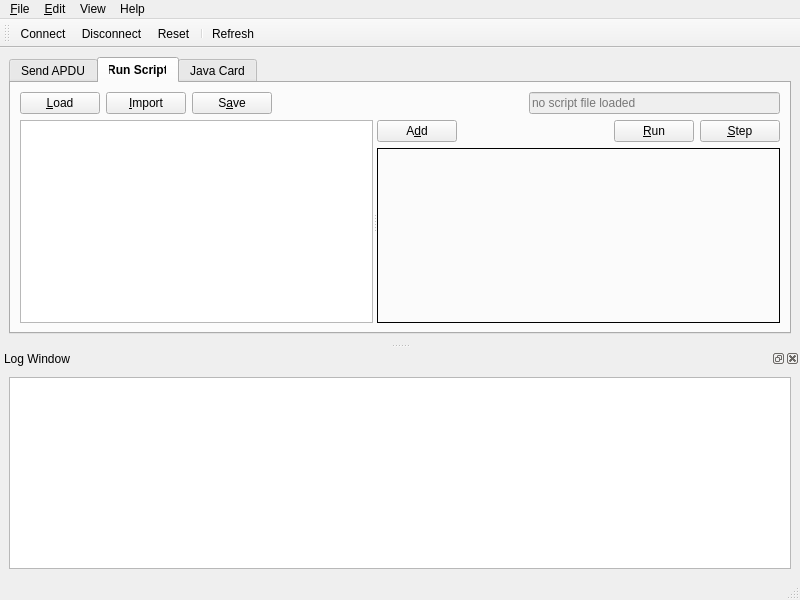
<?xml version="1.0" encoding="UTF-8"?>
<ui version="4.0">
 <class>MainWindow</class>
 <widget class="QMainWindow" name="MainWindow">
  <property name="geometry">
   <rect>
    <x>0</x>
    <y>0</y>
    <width>800</width>
    <height>600</height>
   </rect>
  </property>
  <property name="windowTitle">
   <string>MainWindow</string>
  </property>
  <widget class="QWidget" name="centralwidget">
   <layout class="QVBoxLayout" name="verticalLayout">
    <item>
     <widget class="QTabWidget" name="tabWidget">
      <property name="styleSheet">
       <string notr="true">QTabBar::tab:selected {
    font-weight: bold;
}</string>
      </property>
      <property name="tabShape">
       <enum>QTabWidget::TabShape::Rounded</enum>
      </property>
      <property name="currentIndex">
       <number>1</number>
      </property>
      <property name="elideMode">
       <enum>Qt::TextElideMode::ElideNone</enum>
      </property>
      <property name="tabBarAutoHide">
       <bool>false</bool>
      </property>
      <widget class="QWidget" name="tabSendApdu">
       <attribute name="title">
        <string>Send APDU</string>
       </attribute>
       <layout class="QVBoxLayout" name="verticalLayout_5">
        <item>
         <layout class="QHBoxLayout" name="horizontalLayoutTop">
          <item>
           <widget class="QPushButton" name="sendApduButtonLoad">
            <property name="text">
             <string>&amp;Load</string>
            </property>
           </widget>
          </item>
          <item>
           <widget class="QPushButton" name="sendApduButtonSave">
            <property name="text">
             <string>S&amp;ave</string>
            </property>
           </widget>
          </item>
          <item>
           <spacer name="horizontalSpacerButtons">
            <property name="orientation">
             <enum>Qt::Orientation::Horizontal</enum>
            </property>
            <property name="sizeHint" stdset="0">
             <size>
              <width>40</width>
              <height>20</height>
             </size>
            </property>
           </spacer>
          </item>
         </layout>
        </item>
        <item>
         <widget class="QLineEdit" name="sendApduLineEditFilename">
          <property name="enabled">
           <bool>false</bool>
          </property>
          <property name="focusPolicy">
           <enum>Qt::FocusPolicy::NoFocus</enum>
          </property>
          <property name="autoFillBackground">
           <bool>false</bool>
          </property>
          <property name="styleSheet">
           <string notr="true">color: black;</string>
          </property>
          <property name="readOnly">
           <bool>true</bool>
          </property>
          <property name="placeholderText">
           <string>no APDU file loaded</string>
          </property>
         </widget>
        </item>
        <item>
         <widget class="QSplitter" name="splitterTab">
          <property name="orientation">
           <enum>Qt::Orientation::Horizontal</enum>
          </property>
          <widget class="QWidget" name="rightPanel_2">
           <layout class="QVBoxLayout" name="verticalLayoutRightLeft">
            <item>
             <widget class="QListView" name="sendApduListView">
              <property name="acceptDrops">
               <bool>true</bool>
              </property>
              <property name="editTriggers">
               <set>QAbstractItemView::EditTrigger::NoEditTriggers</set>
              </property>
              <property name="showDropIndicator" stdset="0">
               <bool>true</bool>
              </property>
              <property name="dragDropMode">
               <enum>QAbstractItemView::DragDropMode::DropOnly</enum>
              </property>
             </widget>
            </item>
           </layout>
          </widget>
          <widget class="QWidget" name="verticalLayoutWidget_2">
           <layout class="QVBoxLayout" name="verticalLayoutRight_2">
            <item>
             <widget class="QLabel" name="label_2">
              <property name="text">
               <string>Command Name</string>
              </property>
             </widget>
            </item>
            <item>
             <widget class="QLineEdit" name="sendApduLineEditCommandName"/>
            </item>
            <item>
             <widget class="QLabel" name="label_3">
              <property name="text">
               <string>APDU</string>
              </property>
             </widget>
            </item>
            <item>
             <widget class="HexEdit" name="sendApduHexEditCommandApdu" native="true">
              <property name="font">
               <font>
                <family>Monospace</family>
               </font>
              </property>
             </widget>
            </item>
            <item>
             <spacer name="verticalSpacer">
              <property name="orientation">
               <enum>Qt::Orientation::Vertical</enum>
              </property>
              <property name="sizeHint" stdset="0">
               <size>
                <width>20</width>
                <height>40</height>
               </size>
              </property>
             </spacer>
            </item>
            <item>
             <layout class="QHBoxLayout" name="horizontalLayout_2">
              <item>
               <spacer name="horizontalSpacer">
                <property name="orientation">
                 <enum>Qt::Orientation::Horizontal</enum>
                </property>
                <property name="sizeHint" stdset="0">
                 <size>
                  <width>40</width>
                  <height>20</height>
                 </size>
                </property>
               </spacer>
              </item>
              <item>
               <widget class="QPushButton" name="sendApduButtonSend">
                <property name="text">
                 <string>&amp;Send</string>
                </property>
               </widget>
              </item>
             </layout>
            </item>
           </layout>
          </widget>
         </widget>
        </item>
       </layout>
      </widget>
      <widget class="QWidget" name="tabRunScript">
       <attribute name="title">
        <string>Run Script</string>
       </attribute>
       <layout class="QVBoxLayout" name="verticalLayout_5">
        <item>
         <layout class="QHBoxLayout" name="horizontalLayoutTop">
          <item>
           <widget class="QPushButton" name="runScriptButtonLoad">
            <property name="text">
             <string>&amp;Load</string>
            </property>
           </widget>
          </item>
          <item>
           <widget class="QPushButton" name="runScriptButtonImport">
            <property name="text">
             <string>&amp;Import</string>
            </property>
           </widget>
          </item>
          <item>
           <widget class="QPushButton" name="runScriptButtonSave">
            <property name="text">
             <string>S&amp;ave</string>
            </property>
           </widget>
          </item>
          <item>
           <spacer name="horizontalSpacerButtons">
            <property name="orientation">
             <enum>Qt::Orientation::Horizontal</enum>
            </property>
            <property name="sizeHint" stdset="0">
             <size>
              <width>40</width>
              <height>20</height>
             </size>
            </property>
           </spacer>
          </item>
          <item>
           <widget class="QLineEdit" name="sendApduLineEditFilename">
            <property name="enabled">
             <bool>false</bool>
            </property>
            <property name="focusPolicy">
             <enum>Qt::FocusPolicy::NoFocus</enum>
            </property>
            <property name="autoFillBackground">
             <bool>false</bool>
            </property>
            <property name="styleSheet">
             <string notr="true">color: black;</string>
            </property>
            <property name="readOnly">
             <bool>true</bool>
            </property>
            <property name="placeholderText">
             <string>no script file loaded</string>
            </property>
           </widget>
          </item>
         </layout>
        </item>
        <item>
         <widget class="QSplitter" name="splitterTab">
          <property name="orientation">
           <enum>Qt::Orientation::Horizontal</enum>
          </property>
          <widget class="QWidget" name="rightPanel_2">
           <layout class="QVBoxLayout" name="verticalLayoutRightLeft">
            <item>
             <widget class="QListView" name="sendApduListView">
              <property name="acceptDrops">
               <bool>true</bool>
              </property>
              <property name="editTriggers">
               <set>QAbstractItemView::EditTrigger::NoEditTriggers</set>
              </property>
              <property name="showDropIndicator" stdset="0">
               <bool>true</bool>
              </property>
              <property name="dragDropMode">
               <enum>QAbstractItemView::DragDropMode::DropOnly</enum>
              </property>
             </widget>
            </item>
           </layout>
          </widget>
          <widget class="QWidget" name="verticalLayoutWidget_2">
           <layout class="QVBoxLayout" name="verticalLayoutRight_2">
            <item>
             <layout class="QHBoxLayout" name="horizontalLayout_2">
              <item>
               <widget class="QPushButton" name="runScriptButtonAdd">
                <property name="text">
                 <string>A&amp;dd</string>
                </property>
                <property name="checkable">
                 <bool>false</bool>
                </property>
               </widget>
              </item>
              <item>
               <spacer name="horizontalSpacer">
                <property name="orientation">
                 <enum>Qt::Orientation::Horizontal</enum>
                </property>
                <property name="sizeHint" stdset="0">
                 <size>
                  <width>40</width>
                  <height>20</height>
                 </size>
                </property>
               </spacer>
              </item>
              <item>
               <widget class="QPushButton" name="runScriptButtonRun">
                <property name="text">
                 <string>&amp;Run</string>
                </property>
               </widget>
              </item>
              <item>
               <widget class="QPushButton" name="runScriptButtonStep">
                <property name="text">
                 <string>&amp;Step</string>
                </property>
               </widget>
              </item>
             </layout>
            </item>
            <item>
             <widget class="QStackedWidget" name="runScriptStackedWidget">
              <property name="sizePolicy">
               <sizepolicy hsizetype="Expanding" vsizetype="Expanding">
                <horstretch>0</horstretch>
                <verstretch>0</verstretch>
               </sizepolicy>
              </property>
              <property name="frameShape">
               <enum>QFrame::Shape::Box</enum>
              </property>
              <property name="currentIndex">
               <number>-1</number>
              </property>
             </widget>
            </item>
           </layout>
          </widget>
         </widget>
        </item>
       </layout>
      </widget>
      <widget class="QWidget" name="tab_3">
       <attribute name="title">
        <string>Java Card</string>
       </attribute>
       <layout class="QVBoxLayout" name="verticalLayout_2">
        <item>
         <widget class="QSplitter" name="splitter">
          <property name="orientation">
           <enum>Qt::Orientation::Horizontal</enum>
          </property>
          <widget class="QWidget" name="rightPanel">
           <layout class="QVBoxLayout" name="verticalLayoutRight"/>
          </widget>
          <widget class="QWidget" name="verticalLayoutWidget">
           <layout class="QVBoxLayout" name="verticalLayout_3"/>
          </widget>
         </widget>
        </item>
       </layout>
      </widget>
     </widget>
    </item>
   </layout>
  </widget>
  <widget class="QMenuBar" name="menubar">
   <property name="geometry">
    <rect>
     <x>0</x>
     <y>0</y>
     <width>800</width>
     <height>19</height>
    </rect>
   </property>
   <widget class="QMenu" name="menuFile">
    <property name="title">
     <string>&amp;File</string>
    </property>
    <addaction name="separator"/>
    <addaction name="actionSettings"/>
    <addaction name="separator"/>
    <addaction name="actionExit"/>
   </widget>
   <widget class="QMenu" name="menuEdit">
    <property name="title">
     <string>&amp;Edit</string>
    </property>
    <addaction name="actionCopy"/>
    <addaction name="actionPaste"/>
    <addaction name="actionClear"/>
   </widget>
   <widget class="QMenu" name="menuHelp">
    <property name="title">
     <string>Help</string>
    </property>
    <addaction name="actionHelp"/>
    <addaction name="separator"/>
    <addaction name="actionAbout"/>
   </widget>
   <widget class="QMenu" name="menuView">
    <property name="title">
     <string>View</string>
    </property>
    <addaction name="actionLogWindow"/>
    <addaction name="separator"/>
    <addaction name="actionTab1"/>
    <addaction name="actionTab2"/>
    <addaction name="actionTab3"/>
   </widget>
   <addaction name="menuFile"/>
   <addaction name="menuEdit"/>
   <addaction name="menuView"/>
   <addaction name="menuHelp"/>
  </widget>
  <widget class="QStatusBar" name="statusbar"/>
  <widget class="QDockWidget" name="dockWidget">
   <property name="windowTitle">
    <string>Log Window</string>
   </property>
   <attribute name="dockWidgetArea">
    <number>8</number>
   </attribute>
   <widget class="QWidget" name="dockWidgetContents">
    <layout class="QGridLayout" name="gridLayout_2">
     <item row="0" column="0">
      <widget class="QTreeView" name="logView"/>
     </item>
    </layout>
   </widget>
  </widget>
  <widget class="QToolBar" name="toolBar">
   <property name="windowTitle">
    <string>toolBar</string>
   </property>
   <attribute name="toolBarArea">
    <enum>TopToolBarArea</enum>
   </attribute>
   <attribute name="toolBarBreak">
    <bool>false</bool>
   </attribute>
   <addaction name="actionConnect"/>
   <addaction name="actionDisconnect"/>
   <addaction name="actionReset"/>
   <addaction name="separator"/>
   <addaction name="actionRefresh"/>
  </widget>
  <action name="actionExit">
   <property name="text">
    <string>E&amp;xit</string>
   </property>
  </action>
  <action name="actionLogWindow">
   <property name="checkable">
    <bool>true</bool>
   </property>
   <property name="checked">
    <bool>true</bool>
   </property>
   <property name="text">
    <string>Log &amp;Window</string>
   </property>
  </action>
  <action name="actionTab1">
   <property name="text">
    <string>Send AAPDU</string>
   </property>
  </action>
  <action name="actionTab2">
   <property name="text">
    <string>Run &amp;Script</string>
   </property>
  </action>
  <action name="actionTab3">
   <property name="text">
    <string>Java &amp;Card</string>
   </property>
  </action>
  <action name="actionHelp">
   <property name="text">
    <string>&amp;Help</string>
   </property>
  </action>
  <action name="actionAbout">
   <property name="text">
    <string>&amp;About...</string>
   </property>
  </action>
  <action name="actionSettings">
   <property name="text">
    <string>&amp;Settings</string>
   </property>
  </action>
  <action name="actionCopy">
   <property name="text">
    <string>&amp;Copy</string>
   </property>
  </action>
  <action name="actionPaste">
   <property name="text">
    <string>&amp;Paste</string>
   </property>
  </action>
  <action name="actionClear">
   <property name="text">
    <string>Clear</string>
   </property>
  </action>
  <action name="actionConnect">
   <property name="enabled">
    <bool>true</bool>
   </property>
   <property name="icon">
    <iconset resource="../resources.qrc">
     <normaloff>:/res/icons/action_connect.svg</normaloff>:/res/icons/action_connect.svg</iconset>
   </property>
   <property name="text">
    <string>Connect</string>
   </property>
   <property name="toolTip">
    <string>Connect the attached smart card</string>
   </property>
   <property name="menuRole">
    <enum>QAction::MenuRole::NoRole</enum>
   </property>
  </action>
  <action name="actionDisconnect">
   <property name="icon">
    <iconset resource="../resources.qrc">
     <normaloff>:/res/icons/action_disconnect.svg</normaloff>:/res/icons/action_disconnect.svg</iconset>
   </property>
   <property name="text">
    <string>Disconnect</string>
   </property>
   <property name="toolTip">
    <string>Disconnect smart card from the reader</string>
   </property>
   <property name="menuRole">
    <enum>QAction::MenuRole::NoRole</enum>
   </property>
  </action>
  <action name="actionReset">
   <property name="icon">
    <iconset resource="../resources.qrc">
     <normaloff>:/res/icons/action_reset.svg</normaloff>:/res/icons/action_reset.svg</iconset>
   </property>
   <property name="text">
    <string>Reset</string>
   </property>
   <property name="toolTip">
    <string>Reset the connected smart card</string>
   </property>
   <property name="menuRole">
    <enum>QAction::MenuRole::NoRole</enum>
   </property>
  </action>
  <action name="actionRefresh">
   <property name="icon">
    <iconset resource="../resources.qrc">
     <normaloff>:/res/icons/action_refresh.svg</normaloff>:/res/icons/action_refresh.svg</iconset>
   </property>
   <property name="text">
    <string>Refresh</string>
   </property>
   <property name="toolTip">
    <string>Reload the list of attached PCSC smart card readers</string>
   </property>
   <property name="menuRole">
    <enum>QAction::MenuRole::NoRole</enum>
   </property>
  </action>
 </widget>
 <customwidgets>
  <customwidget>
   <class>HexEdit</class>
   <extends>QWidget</extends>
   <header>hexedit.h</header>
  </customwidget>
 </customwidgets>
 <tabstops>
  <tabstop>tabWidget</tabstop>
 </tabstops>
 <resources>
  <include location="../resources.qrc"/>
 </resources>
 <connections/>
</ui>
